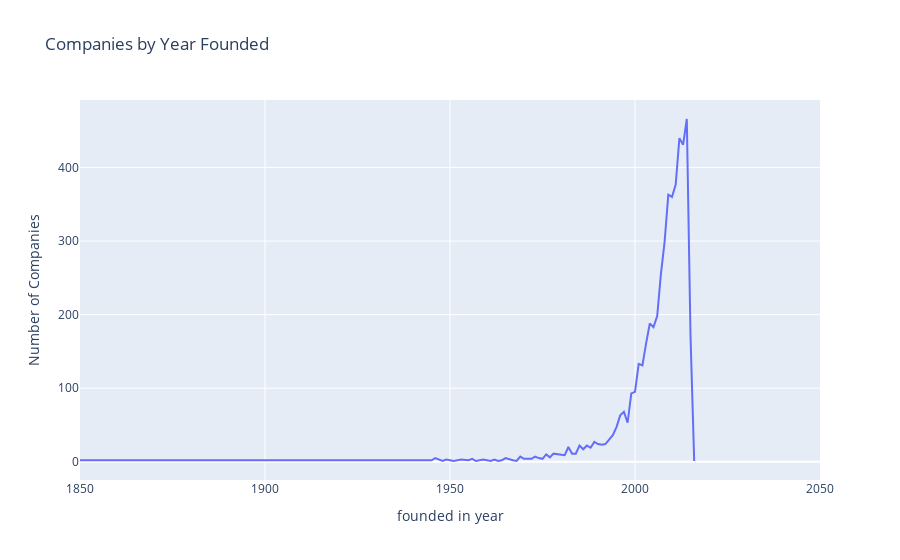

The code cell stored with this chart in its notebook:
### Markdown cell above
# 6. YEAR FOUNDED TREND

### Code cell
founded_counts = df['founded'].value_counts().sort_index()

fig = px.line(x=founded_counts.index, y=founded_counts.values,
              labels={'x': 'founded in year', 'y': 'Number of Companies'},
              title='Companies by Year Founded')

fig.update_xaxes(range=[1850, 2050],  
                  dtick=50)           

fig.show()

### Figure 1 — Plotly figure (JSON) as saved in the notebook; plotly's stock layout.template omitted (floating-point values rounded to 4 significant figures)
{"data": [{"hovertemplate": "founded in year=%{x}<br>Number of Companies=%{y}<extra></extra>", "legendgroup": "", "line": {"color": "#636efa", "dash": "solid"}, "marker": {"symbol": "circle"}, "mode": "lines", "name": "", "orientation": "v", "showlegend": false, "type": "scatter", "x": [0, 1869, 1884, 1895, 1897, 1899, 1902, 1909, 1910, 1914, 1917, 1923, 1925, 1927, 1928, 1929, 1932, 1939, 1941, 1945, 1946, 1948, 1949, 1951, 1953, 1955, 1956, 1957, 1959, 1961, 1962, 1963, 1964, 1965, 1967, 1968, 1969, 1970, 1972, 1973, 1974, 1975, 1976, 1977, 1978, 1979, 1980, 1981, 1982, 1983, 1984, 1985, 1986, 1987, 1988, 1989, 1990, 1991, 1992, 1993, 1994, 1995, 1996, 1997, 1998, 1999, 2000, 2001, 2002, 2003, 2004, 2005, 2006, 2007, 2008, 2009, 2010, 2011, 2012, 2013, 2014, 2015, 2016], "xaxis": "x", "y": [1, 1, 1, 1, 1, 1, 1, 1, 1, 1, 1, 1, 2, 1, 2, 1, 1, 1, 2, 2, 5, 1, 3, 1, 3, 2, 4, 1, 3, 1, 3, 1, 2, 5, 2, 1, 7, 4, 4, 7, 5, 4, 10, 6, 11, 10, 10, 9, 20, 11, 11, 22, 17, 22, 19, 27, 24, 23, 24, 30, 36, 47, 63, 68, 53, 93, 95, 133, 131, 161, 188, 183, 198, 255, 299, 363, 360, 377, 440, 431, 466, 172, 1], "yaxis": "y"}], "layout": {"legend": {"tracegroupgap": 0}, "title": {"text": "Companies by Year Founded"}, "xaxis": {"anchor": "y", "domain": [0, 1], "dtick": 50, "range": [1850, 2050], "title": {"text": "founded in year"}}, "yaxis": {"anchor": "x", "domain": [0, 1], "title": {"text": "Number of Companies"}}}}
